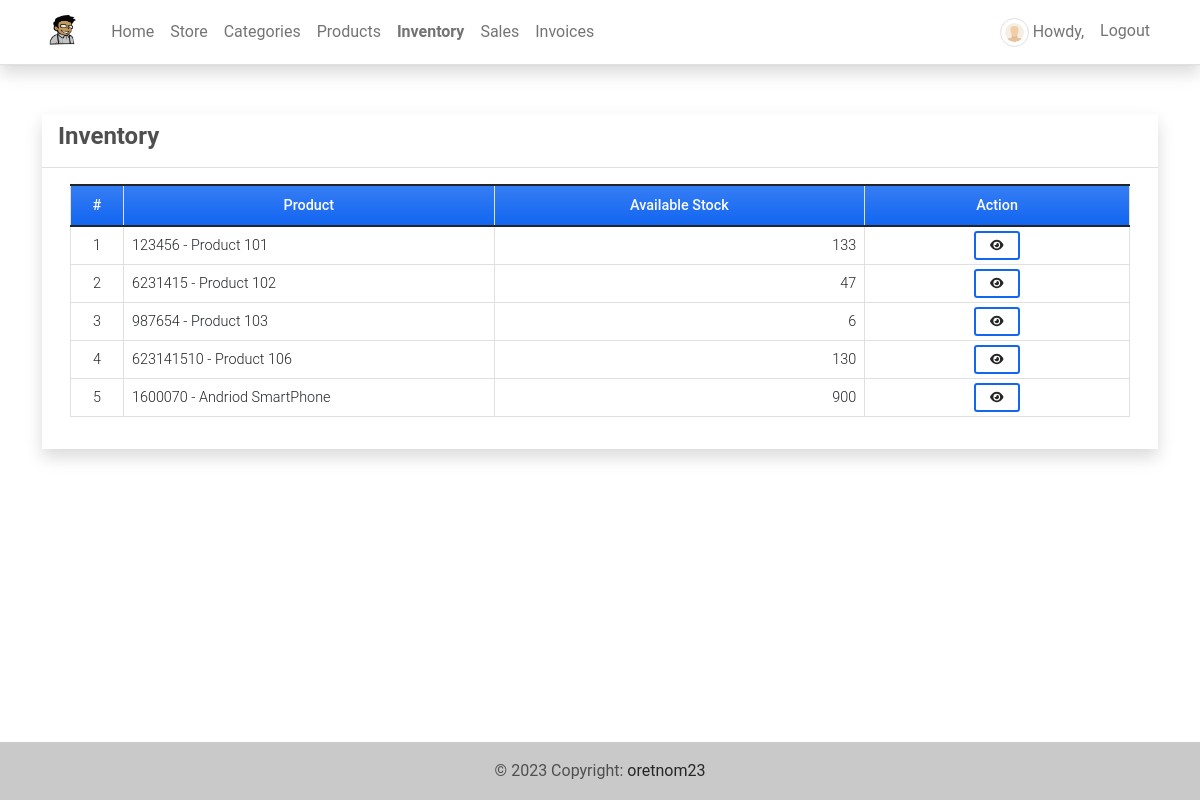
Before: /inventory (signed in) with the older database file.
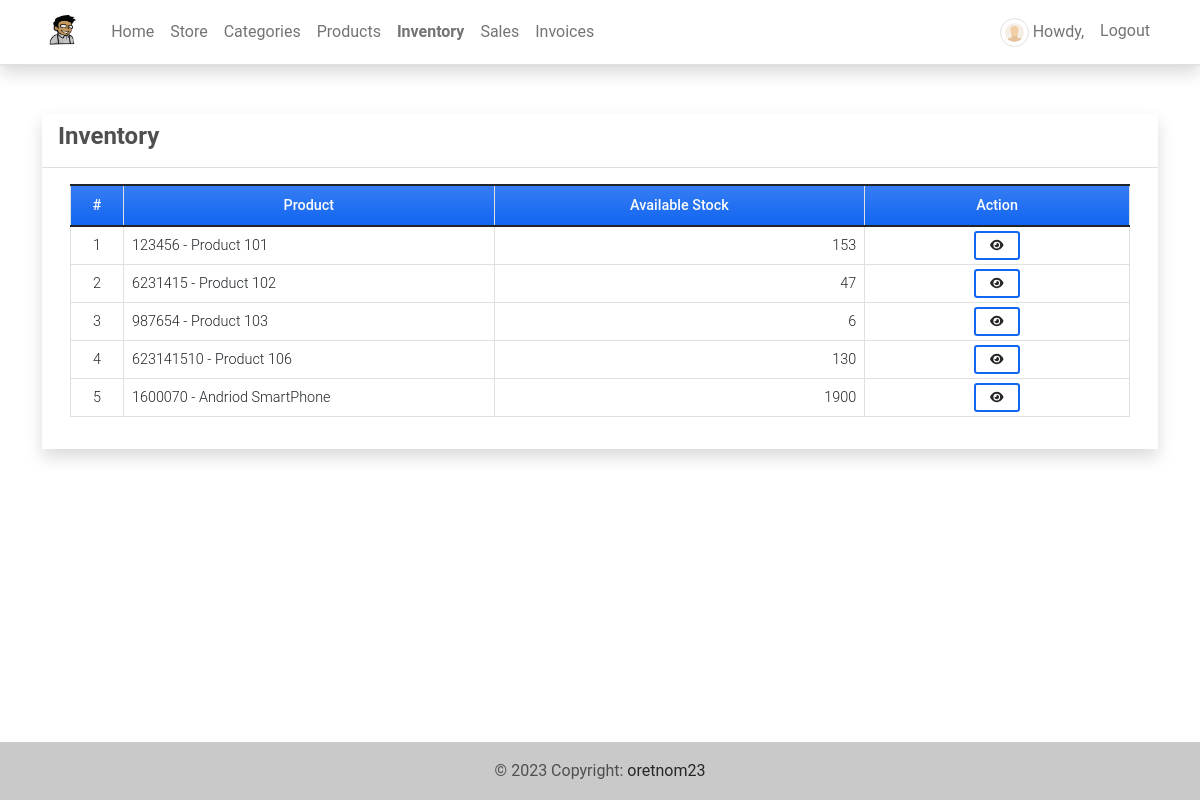
After: the same page with the newer database file.
### imsApp/models.py (models this page shows, shortened)
class Product(models.Model):
    code=models.CharField(max_length=100,blank=True, null=True)
    name=models.CharField(max_length=250,blank=True, null=True)
    description = models.TextField()
    price = models.FloatField(default=0)
    status = models.CharField(max_length=2, choices=(('1','Active'),('2','Inactive')), default=1)
    image = models.ImageField(upload_to='uploads/products/',default='default_product_image.png',blank=True, null=True)
    date_created = models.DateTimeField(default=timezone.now)
    date_updated = models.DateTimeField(auto_now=True)
    def __str__(self):
        return self.code + ' - ' + self.name
    def count_inventory(self):
        stocks = Stock.objects.filter(product = self)
        stockIn = 0
        stockOut = 0
        for stock in stocks:
            if stock.type == '1':
                stockIn = int(stockIn) + int(stock.quantity)
            else:
                stockOut = int(stockOut) + int(stock.quantity)
        available  = stockIn - stockOut
        return available

class Stock(models.Model):
    product = models.ForeignKey(Product, on_delete=models.CASCADE)
    quantity = models.FloatField(default=0)
    store = models.ForeignKey(Store,on_delete=models.CASCADE)
    type = models.CharField(max_length=2,choices=(('1','Stock-in'),('2','Stock-Out')), default = 1)
    date_created = models.DateTimeField(default=timezone.now)
    date_updated = models.DateTimeField(auto_now=True)

### imsApp/auth.py (the view)
    def wrapper_function(request,*args,**kwargs):
        if request.user.is_superuser:
            return view_function(request,*args,**kwargs)
        else:
            return redirect('home-page')

### imsApp/auth.py (called while the page is built)
def admin_only(view_function):
    def wrapper_function(request,*args,**kwargs):
        if request.user.is_superuser:
            return view_function(request,*args,**kwargs)
        else:
            return redirect('home-page')
    return wrapper_function

### imsApp/views.py (called while the page is built)
@admin_only
@login_required
def inventory(request):
    context['page_title'] = 'Inventory'
    products = Product.objects.all()
    context['products'] = products
    return render(request, 'inventory.html', context)

### imsApp/templates/inventory.html (shortened to what this page needs)
{% extends 'base.html' %} {% load humanize %} {% block pageContent %}
<div class="col-lg-12 col-md-12 col-sm-12 col-xs-12">
    <div class="card card-default rounded-0 shadow ">
        <div class="card-header">
            <div class="d-flex w-100 align-items-center justify-content-between">
                <h4 class="card-title fw-bold">Inventory</h4>
            </div>
        </div>
        <div class="card-body">
            <div class="container-fluid">
                <table class="table table-bordered" id="product-list">
                    <colgroup>
                        <col width="5%">
                        <col width="35%">
                        <col width="35%">
                        <col width="25%">
                    </colgroup>
                    <thead>
                        <tr class="bg-gradient bg-primary bg-opacity-50 text-light">
                            <th class="px-2 py-2 text-center">#</th>
                            <th class="px-2 py-2 text-center">Product</th>
                            <th class="px-2 py-2 text-center">Available Stock</th>
                            <th class="px-2 py-2 text-center">Action</th>
                        </tr>
                    </thead>
                    <tbody>
                        {% for product in products %}
                        <tr>
                            <td class="px-2 py-1 align-middle text-center">{{ forloop.counter }}</td>
                            <td class="px-2 py-1 align-middle">{{ product }}</td>
                            <td class="px-2 py-1 align-middle text-end">{{ product.count_inventory }}</td>
                            <td class="px-2 py-1 align-middle text-center">
                                <a class="btn btn-outline-primary btn-sm" href="{% url 'inventory-history-page' product.pk %}" data-id="{{ product.pk }}" title="View History">
                                    <i class="fa fa-eye text-dark"></i>
                                </a>
                            </td>
                        </tr>
                        {% endfor %}
                    </tbody>
                </table>
            </div>
        </div>
    </div>
</div>
{% endblock pageContent %}

Changed rows visible on the page:
changed through a linked row, Product "123456 - Product 101": count_inventory "133" → "153"
computed for Product "1600070 - Andriod SmartPhone": count_inventory "900" → "1900"
